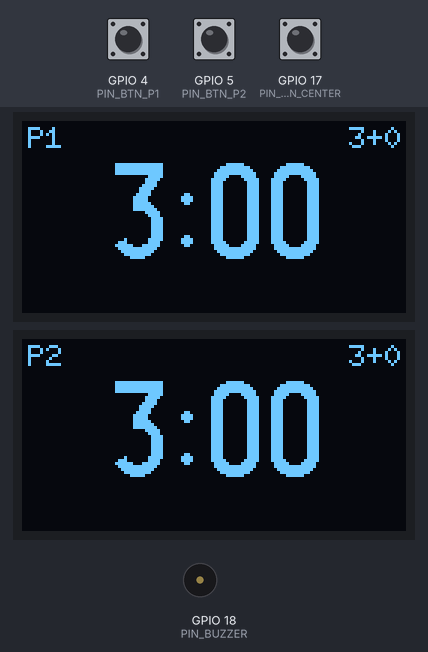
This program was run on a simulated ESP32-S3. On the bench: 2 × 128×64 one-colour display, buzzer (waves = sounding). The test bench sets the inputs (shaded band); at power-on: GPIO 4 (PIN_BTN_P1) HIGH, GPIO 17 (PIN_BTN_CENTER) HIGH, GPIO 5 (PIN_BTN_P2) HIGH. EEPROM starts erased.

Above: at 1.3 s.
1.4 s: GPIO 4 (PIN_BTN_P1) pulled LOW for 0.15 s
At 2.0 s:
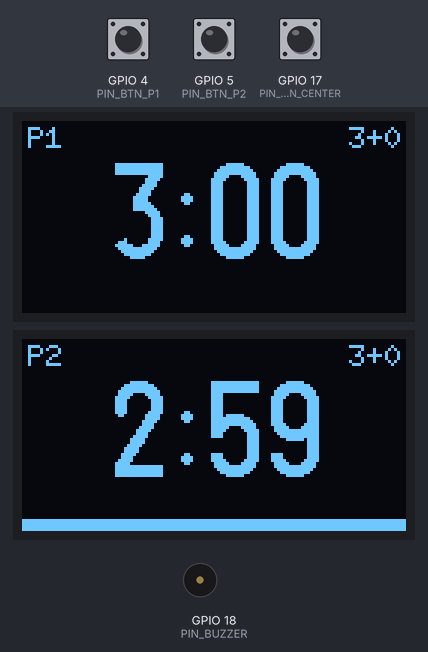
4.5 s: GPIO 17 (PIN_BTN_CENTER) pulled LOW for 0.15 s
At 5.9 s:
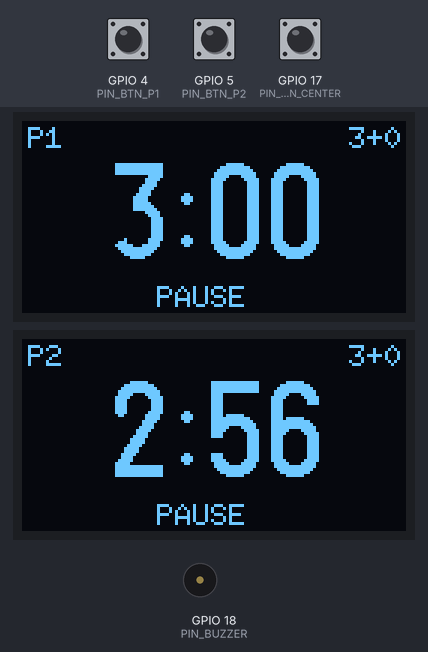
6.2 s: GPIO 17 (PIN_BTN_CENTER) pulled LOW for 1 s
At 8.5 s:
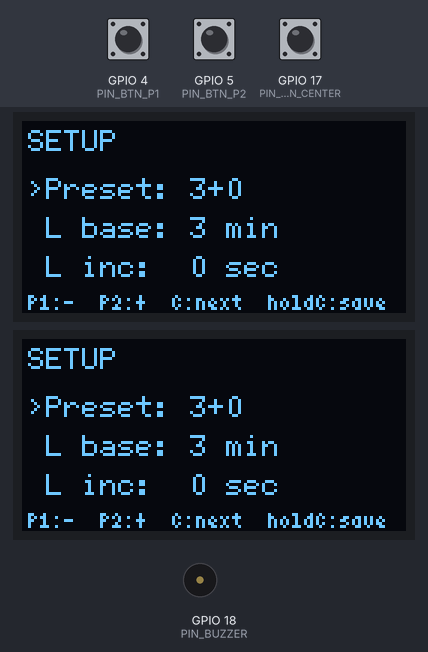
8.8 s: GPIO 17 (PIN_BTN_CENTER) pulled LOW for 0.15 s
10.5 s: GPIO 17 (PIN_BTN_CENTER) pulled LOW for 0.15 s
At 11.9 s:
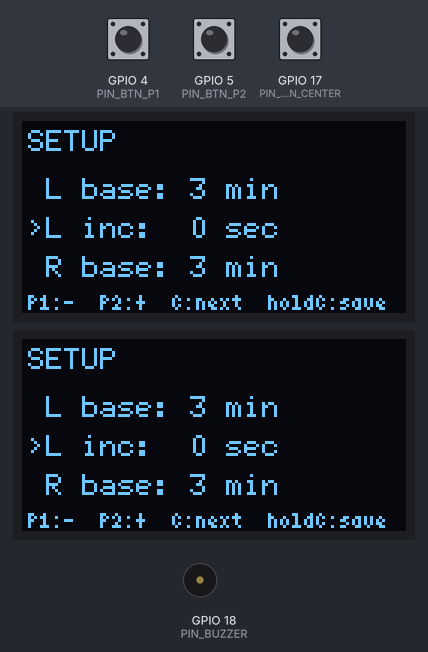
12.2 s: GPIO 17 (PIN_BTN_CENTER) pulled LOW for 0.15 s
At 13.3 s:
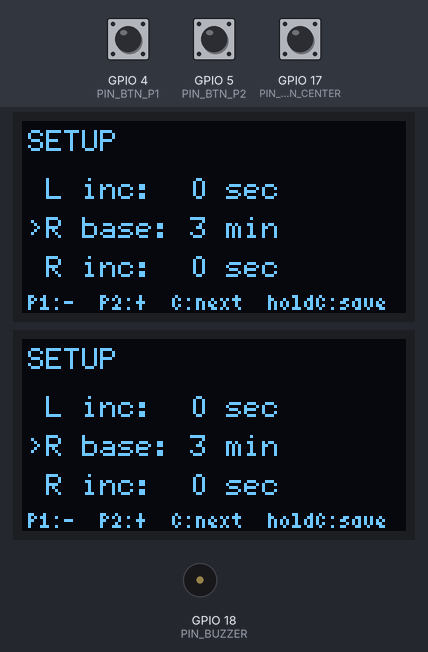
Timing chart, 0 to 14.9 s (numbered marks = the images above; inputs shaded):
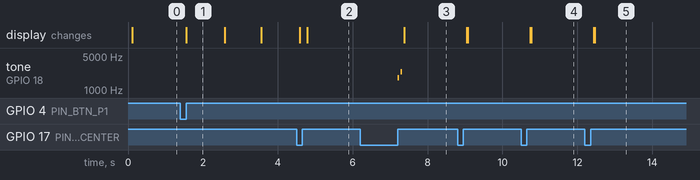

Measured:
- after the input at 1.4 s, the display: changes after 0.15 s (image 1)
- after the input at 4.5 s, the display: first differs from a run without the input after 0.29 s (image 2)
- after the input at 6.2 s, tone on GPIO 18 (PIN_BUZZER): silent → 1800 Hz after 1.0 s, → silent 0.04 s later, → 2400 Hz 0.04 s later, → silent 0.04 s later; the display: changes after 1.2 s (image 3)
- after the input at 10.5 s, the display: first changes after 0.25 s (image 4 shows a later state)
- after the input at 12.2 s, the display: first changes after 0.24 s (image 5 shows a later state)
- what the display in image 1 shows lasts 1.0 s, from 1.6 s to 2.6 s

The program:

main.cpp
```cpp
// click-clack — Chronos-style chess clock
// ESP32-S3 + 2x SSD1309 SPI OLED + 3x Cherry MX
//
// Just three buttons, like a real Chronos:
//   - LEFT / RIGHT  : the two clock buttons (one per player)
//   - CENTER        : the single button between the displays
//
// Play:
//   Tap your own clock button to end your move and start the opponent.
//   Tap CENTER          : pause / resume.
//   Tap CENTER at FLAG  : start a fresh game with the loaded time control.
//
// Settings (no extra buttons — it's all combos on CENTER):
//   Hold CENTER (~1s) while stopped : enter SETUP (a beep confirms).
//   In SETUP:
//     Tap CENTER  : move to the next field
//     Tap LEFT    : decrease the value     (P1 button = "-")
//     Tap RIGHT   : increase the value     (P2 button = "+")
//     Hold CENTER : save, exit, and reset the clocks to the new control
//
// SETUP fields: Preset (applies to both sides), then per-side base/increment,
// then the options (stop-on-flag, beeps, low-time warning, brightness).

#include <Arduino.h>
#include <U8g2lib.h>
#include <SPI.h>
#include <Bounce2.h>
#include <Preferences.h>
#include <esp_timer.h>

// ---------- pins ----------
static constexpr int PIN_SCK   = 12;
static constexpr int PIN_MOSI  = 11;
static constexpr int PIN_DC    = 9;
static constexpr int PIN_RST   = 8;
static constexpr int PIN_CS1   = 10;
static constexpr int PIN_CS2   = 13;

static constexpr int PIN_BTN_P1     = 4;   // left clock button
static constexpr int PIN_BTN_P2     = 5;   // right clock button
static constexpr int PIN_BTN_CENTER = 17;  // single center button

static constexpr int PIN_BUZZER = 18;
static constexpr int PIN_VBAT   = 1;

// ---------- displays ----------
// Two SSD1309 panels sharing SCK/MOSI/DC/RST, separate CS.
U8G2_SSD1309_128X64_NONAME0_F_4W_HW_SPI oled1(
    U8G2_R0, /*cs=*/PIN_CS1, /*dc=*/PIN_DC, /*reset=*/PIN_RST);
U8G2_SSD1309_128X64_NONAME0_F_4W_HW_SPI oled2(
    U8G2_R0, /*cs=*/PIN_CS2, /*dc=*/PIN_DC, /*reset=*/U8X8_PIN_NONE);

// ---------- buttons ----------
struct Btn { Bounce b; int pin; };
Btn p1{{}, PIN_BTN_P1}, p2{{}, PIN_BTN_P2}, bCenter{{}, PIN_BTN_CENTER};
Btn* allBtns[] = {&p1, &p2, &bCenter};

// ---------- state ----------
enum class State : uint8_t { IDLE, RUNNING, PAUSED, FLAG, SETUP };
State state = State::IDLE;

// time control: per-side base (ms) and increment (ms)
struct TC {
    uint32_t base_ms[2];
    uint32_t inc_ms[2];
};
TC tc;                 // currently loaded
int64_t remain_us[2];  // live remaining microseconds
uint8_t  active = 0;   // 0=P1, 1=P2 (the side whose clock is ticking)
bool     flagged[2] = {false, false};
int64_t  last_tick_us = 0;

// options
struct Options {
    bool stop_on_flag   = true;
    bool beep_on_flag   = true;
    bool beep_on_move   = false;
    bool low_time_warn  = true;
    uint8_t brightness  = 200;
} opt;

Preferences prefs;

// ---------- setup mode ----------
// Common symmetric time controls {base minutes, increment seconds}.
static const uint16_t PRESETS[][2] = {
    {1, 0}, {2, 1}, {3, 0}, {3, 2}, {5, 0}, {5, 3},
    {10, 0}, {10, 5}, {15, 10}, {25, 0}, {30, 0}, {60, 0},
};
static const int N_PRESETS = sizeof(PRESETS) / sizeof(PRESETS[0]);
static const int N_FIELDS  = 10;   // see fieldText()

uint8_t setup_field = 0;
int     preset_idx  = 2;   // 3+0 by default

// center-button press tracking
uint32_t center_down_ms = 0;
bool     center_long_fired = false;
static constexpr uint32_t HOLD_MS = 900;

// ---------- helpers ----------
void beep(uint16_t freq, uint16_t ms) {
    ledcWriteTone(0, freq);
    delay(ms);
    ledcWriteTone(0, 0);
}

void loadPrefs() {
    prefs.begin("clack", false);
    tc.base_ms[0] = prefs.getULong("b0", 3UL * 60 * 1000);   // 3+0 default
    tc.base_ms[1] = prefs.getULong("b1", 3UL * 60 * 1000);
    tc.inc_ms[0]  = prefs.getULong("i0", 0);
    tc.inc_ms[1]  = prefs.getULong("i1", 0);
    opt.stop_on_flag  = prefs.getBool("sof", true);
    opt.beep_on_flag  = prefs.getBool("bof", true);
    opt.beep_on_move  = prefs.getBool("bom", false);
    opt.low_time_warn = prefs.getBool("ltw", true);
    opt.brightness    = prefs.getUChar("br", 200);
}

void savePrefs() {
    prefs.putULong("b0", tc.base_ms[0]);
    prefs.putULong("b1", tc.base_ms[1]);
    prefs.putULong("i0", tc.inc_ms[0]);
    prefs.putULong("i1", tc.inc_ms[1]);
    prefs.putBool("sof", opt.stop_on_flag);
    prefs.putBool("bof", opt.beep_on_flag);
    prefs.putBool("bom", opt.beep_on_move);
    prefs.putBool("ltw", opt.low_time_warn);
    prefs.putUChar("br", opt.brightness);
}

void resetClocks() {
    remain_us[0] = (int64_t)tc.base_ms[0] * 1000;
    remain_us[1] = (int64_t)tc.base_ms[1] * 1000;
    flagged[0] = flagged[1] = false;
    state = State::IDLE;
}

// format ms as MM:SS or H:MM:SS or with tenths under 20s
void fmtTime(int64_t us, char* out, size_t n) {
    if (us < 0) us = 0;
    uint32_t total_ms = us / 1000;
    uint32_t s = total_ms / 1000;
    uint32_t h = s / 3600;
    uint32_t m = (s % 3600) / 60;
    uint32_t sec = s % 60;
    if (us < 20LL * 1000 * 1000) {
        uint32_t tenths = (total_ms % 1000) / 100;
        snprintf(out, n, "%lu.%lu", (unsigned long)s, (unsigned long)tenths);
    } else if (h > 0) {
        snprintf(out, n, "%lu:%02lu:%02lu",
                 (unsigned long)h, (unsigned long)m, (unsigned long)sec);
    } else {
        snprintf(out, n, "%lu:%02lu", (unsigned long)m, (unsigned long)sec);
    }
}

// ---------- drawing ----------
void drawClockFace(U8G2& d, int side, bool isActive) {
    d.clearBuffer();
    char buf[16];
    fmtTime(remain_us[side], buf, sizeof(buf));

    // big time, centered
    d.setFont(u8g2_font_logisoso32_tn);
    int w = d.getStrWidth(buf);
    int x = (128 - w) / 2;
    d.drawStr(x, 46, buf);

    // top label
    d.setFont(u8g2_font_6x10_tr);
    const char* label = (side == 0) ? "P1" : "P2";
    d.drawStr(2, 9, label);

    // tc summary right
    char tcbuf[16];
    snprintf(tcbuf, sizeof(tcbuf), "%lu+%lu",
             (unsigned long)(tc.base_ms[side] / 60000),
             (unsigned long)(tc.inc_ms[side] / 1000));
    int tw = d.getStrWidth(tcbuf);
    d.drawStr(128 - tw - 2, 9, tcbuf);

    if (flagged[side]) {
        d.drawStr(45, 62, "FLAG");
    } else if (state == State::PAUSED) {
        d.drawStr(45, 62, "PAUSE");
    } else if (isActive && state == State::RUNNING) {
        d.drawBox(0, 60, 128, 4);
    }
    d.sendBuffer();
}

// one line of text for a SETUP field
void fieldText(int i, char* out, size_t n) {
    switch (i) {
    case 0:
        snprintf(out, n, "Preset: %u+%u",
                 PRESETS[preset_idx][0], PRESETS[preset_idx][1]);
        break;
    case 1: snprintf(out, n, "L base: %lu min", (unsigned long)(tc.base_ms[0] / 60000)); break;
    case 2: snprintf(out, n, "L inc:  %lu sec", (unsigned long)(tc.inc_ms[0]  / 1000));  break;
    case 3: snprintf(out, n, "R base: %lu min", (unsigned long)(tc.base_ms[1] / 60000)); break;
    case 4: snprintf(out, n, "R inc:  %lu sec", (unsigned long)(tc.inc_ms[1]  / 1000));  break;
    case 5: snprintf(out, n, "Stop flag: %s", opt.stop_on_flag  ? "ON" : "OFF"); break;
    case 6: snprintf(out, n, "Beep flag: %s", opt.beep_on_flag  ? "ON" : "OFF"); break;
    case 7: snprintf(out, n, "Beep move: %s", opt.beep_on_move  ? "ON" : "OFF"); break;
    case 8: snprintf(out, n, "Low warn:  %s", opt.low_time_warn ? "ON" : "OFF"); break;
    case 9: snprintf(out, n, "Bright: %u", opt.brightness); break;
    default: out[0] = '\0'; break;
    }
}

void drawSetup(U8G2& d) {
    d.clearBuffer();
    d.setFont(u8g2_font_6x12_tr);
    d.drawStr(2, 10, "SETUP");

    // a window of three fields centred on the cursor
    int start = (setup_field <= 1) ? 0
              : (setup_field >= N_FIELDS - 1) ? N_FIELDS - 3
              : setup_field - 1;
    for (int i = 0; i < 3; i++) {
        int idx = start + i;
        if (idx < 0 || idx >= N_FIELDS) continue;
        char field[24], line[28];
        fieldText(idx, field, sizeof(field));
        snprintf(line, sizeof(line), "%c%s", (idx == setup_field) ? '>' : ' ', field);
        d.drawStr(2, 26 + i * 13, line);
    }

    d.setFont(u8g2_font_4x6_tr);
    d.drawStr(2, 63, "P1:-  P2:+  C:next  holdC:save");
    d.sendBuffer();
}

void render() {
    if (state == State::SETUP) {
        drawSetup(oled1);
        drawSetup(oled2);
    } else {
        drawClockFace(oled1, 0, active == 0);
        drawClockFace(oled2, 1, active == 1);
    }
}

// ---------- ticking ----------
void tickClocks() {
    int64_t now = esp_timer_get_time();
    int64_t dt = now - last_tick_us;
    last_tick_us = now;
    if (state != State::RUNNING) return;
    remain_us[active] -= dt;

    // low-time warnings (10s, 5s) on the active side
    if (opt.low_time_warn) {
        static int last_warn[2] = {-1, -1};
        int64_t s = remain_us[active] / 1000000;
        if ((s == 10 || s == 5) && last_warn[active] != (int)s) {
            last_warn[active] = s;
            beep(2200, 60);
        }
        if (remain_us[active] > 12LL * 1000000) last_warn[active] = -1;
    }

    if (remain_us[active] <= 0) {
        remain_us[active] = 0;
        flagged[active] = true;
        if (opt.beep_on_flag) beep(1500, 250);
        if (opt.stop_on_flag) {
            state = State::FLAG;
        }
        // if not stopping on flag, the clock just sits at 0 and the
        // opponent can keep playing — Chronos "no-stop" behavior
    }
}

// ---------- input handling ----------
void onPlayerPress(int side) {
    if (state == State::IDLE) {
        // first press starts the OPPONENT's clock (you press to end your move)
        active = 1 - side;
        last_tick_us = esp_timer_get_time();
        state = State::RUNNING;
        if (opt.beep_on_move) beep(2000, 20);
        return;
    }
    if (state == State::RUNNING && active == side) {
        // your move ended: add your increment, switch
        remain_us[side] += (int64_t)tc.inc_ms[side] * 1000;
        active = 1 - side;
        if (opt.beep_on_move) beep(2000, 20);
    }
}

void adjBase(int side, int delta) {
    int64_t v = (int64_t)tc.base_ms[side] + delta * 60000;
    if (v < 60000) v = 60000;                          // 1 min min
    if (v > 180LL * 60 * 1000) v = 180LL * 60 * 1000;  // 3 hr max
    tc.base_ms[side] = v;
}
void adjInc(int side, int delta) {
    int64_t v = (int64_t)tc.inc_ms[side] + delta * 1000;
    if (v < 0) v = 0;
    if (v > 60000) v = 60000;
    tc.inc_ms[side] = v;
}

// edit the current SETUP field; delta is -1 (left) or +1 (right)
void editField(int delta) {
    switch (setup_field) {
    case 0:
        preset_idx = (preset_idx + delta + N_PRESETS) % N_PRESETS;
        tc.base_ms[0] = tc.base_ms[1] = (uint32_t)PRESETS[preset_idx][0] * 60000UL;
        tc.inc_ms[0]  = tc.inc_ms[1]  = (uint32_t)PRESETS[preset_idx][1] * 1000UL;
        break;
    case 1: adjBase(0, delta); break;
    case 2: adjInc(0, delta);  break;
    case 3: adjBase(1, delta); break;
    case 4: adjInc(1, delta);  break;
    case 5: opt.stop_on_flag  = !opt.stop_on_flag;  break;
    case 6: opt.beep_on_flag  = !opt.beep_on_flag;  break;
    case 7: opt.beep_on_move  = !opt.beep_on_move;  break;
    case 8: opt.low_time_warn = !opt.low_time_warn; break;
    case 9: {
        int v = (int)opt.brightness + delta * 16;
        if (v < 16) v = 16;
        if (v > 255) v = 255;
        opt.brightness = v;
        oled1.setContrast(opt.brightness);
        oled2.setContrast(opt.brightness);
        break;
    }
    }
}

// CENTER, short tap — meaning depends on the current state
void centerTap() {
    switch (state) {
    case State::SETUP:
        setup_field = (setup_field + 1) % N_FIELDS;
        break;
    case State::RUNNING:
        state = State::PAUSED;
        break;
    case State::PAUSED:
        last_tick_us = esp_timer_get_time();
        state = State::RUNNING;
        break;
    case State::FLAG:
    case State::IDLE:
        resetClocks();   // start a fresh game with the loaded control
        break;
    }
}

// CENTER, held past HOLD_MS
void centerHold() {
    if (state == State::SETUP) {
        savePrefs();
        resetClocks();
        beep(2400, 40); delay(40); beep(1800, 40);   // "saved" chirp
    } else if (state != State::RUNNING) {
        state = State::SETUP;
        setup_field = 0;
        beep(1800, 40); delay(40); beep(2400, 40);    // "entering" chirp
    }
    // while RUNNING a hold does nothing — a tap pauses instead
}

// ---------- setup / loop ----------
void setupButtons() {
    for (Btn* b : allBtns) {
        pinMode(b->pin, INPUT_PULLUP);
        b->b.attach(b->pin);
        b->b.interval(5);
    }
}

void setup() {
    Serial.begin(115200);

    SPI.begin(PIN_SCK, -1, PIN_MOSI, -1);

    oled1.begin();
    oled2.begin();

    setupButtons();

    ledcSetup(0, 2000, 8);
    ledcAttachPin(PIN_BUZZER, 0);

    loadPrefs();
    oled1.setContrast(opt.brightness);
    oled2.setContrast(opt.brightness);
    resetClocks();
    last_tick_us = esp_timer_get_time();

    render();
}

void loop() {
    for (Btn* b : allBtns) b->b.update();

    // clock buttons: edit values in SETUP, otherwise play
    if (p1.b.fell()) { if (state == State::SETUP) editField(-1); else onPlayerPress(0); }
    if (p2.b.fell()) { if (state == State::SETUP) editField(+1); else onPlayerPress(1); }

    // center button: short tap vs long hold
    if (bCenter.b.fell()) {
        center_down_ms = millis();
        center_long_fired = false;
    }
    if (bCenter.b.read() == LOW && !center_long_fired &&
        (millis() - center_down_ms) > HOLD_MS) {
        centerHold();
        center_long_fired = true;
    }
    if (bCenter.b.rose() && !center_long_fired) {
        centerTap();
    }

    tickClocks();

    static uint32_t last_render = 0;
    uint32_t now = millis();
    if (now - last_render >= 50) {  // 20 Hz
        last_render = now;
        render();
    }
}
```
